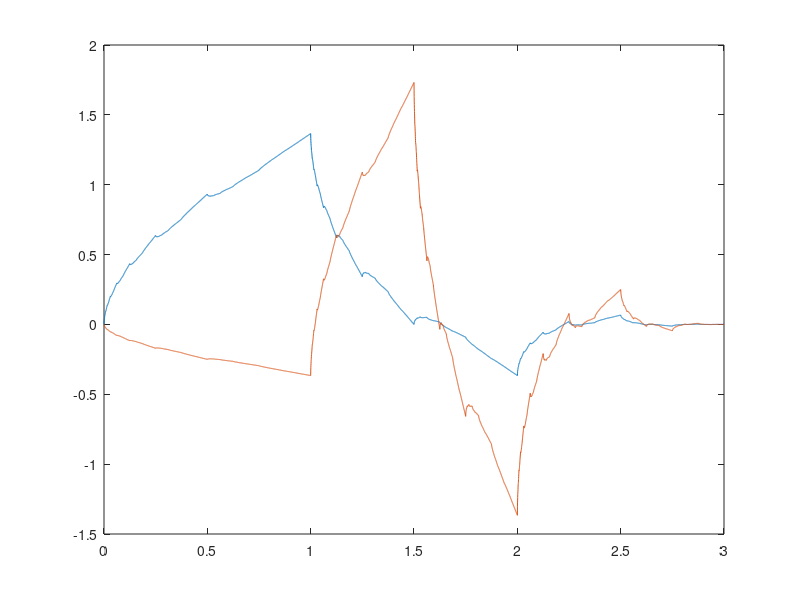

Recreate this plot in MATLAB.
%==============================================================================
% Daniel J. Greenhoe
% Experiments with odd polynomials R(1/2-y)
%
% References:
%    C. Sidney Burrus, Ramesh A. Gopinath, and Haitao Guo
%    Introduction to Wavelets and Wavelet Transforms; A Primer
%    Prentice Hall, 1998
%    ISBN 0-13-489600-9
%==============================================================================

%======================================
% Initialization
%======================================
clear;

%======================================
% Function Declarations
%======================================

%----------------------------------------------------------------------------
% \brief Inner product <x,y> of vectors x and y
% \params[in] x: vector
% \params[in] y: vector
% \returns Inner product <x,y>
%----------------------------------------------------------------------------
function inprodxy = inprod( x, y )
  if( rows(x) == 1 ) xx = x';
  else               xx = x ;
  end
  if( rows(y) == 1 ) yy = y';
  else               yy = y ;
  end
  inprodxy = xx' * yy;
endfunction

%----------------------------------------------------------------------------
% \brief Downsample x(n) by L
% \params[in] x: data sequence
% \params[in] L: Downsample factor
% \returns Downsampled sequence y
%----------------------------------------------------------------------------
function y = downSample( x, L )
  n = length(x);
  m = ceil(n/L);
  y = 0*x(1:m);
  for i=0:(m-1)
    y(i+1) = x(i*L+1);
  endfor
endfunction

%----------------------------------------------------------------------------
% \brief Upsample x(n) by L
% \params[in] x: data sequence
% \params[in] L: Upsample factor
% \returns Upsampled sequence y
%----------------------------------------------------------------------------
function y = upSample( x, L )
  n = length(x);
  m = n * L;
  y = zeros(1,m);
  for i=0:(n -1)
    y(i*L+1) = x(i+1);
  endfor
endfunction

%----------------------------------------------------------------------------
% \brief Dilation Operation D
% \details The dilation operator D on a function f(x) is defined as
%          D f(x) = sqrt(2) f(2x) .
%          The sqrt(2) factor makes D unitary.
% \params[in] x: data sequence
% \returns Dilated sequence y
%----------------------------------------------------------------------------
function y = Dilation(x)
  y = sqrt(2) * downSample(x, 2);
endfunction

%----------------------------------------------------------------------------
% \brief Translation Operation T^n
% \params[in] x: data sequence with <density> elements per <n>
% \returns  Translated sequence y
%----------------------------------------------------------------------------
function y = Translate(x, density, n)
  N = length(x);                       % N = length of x
  M = n * density;                     % M = shift distance
  y = 0 * x;                           % zero vector with same dimensions as x
  y( (M+1) : N ) = x( 1 : (N-M) );
endfunction

%----------------------------------------------------------------------------
% \brief Make a sequence h(n) satisfy the Admissibility Condition
% \details A sequence h(n) satisfies the Admissibility Condition
%          if the sum of the elements of h(n) equals sqrt(2)
% \params[in] h: sequence
% \returns Returns a sequence hh that satisfies the Admissibility Condition
%----------------------------------------------------------------------------
function hh = Admissibility(h)
  sumh = sum(h);
  hh = h;
  if( sumh==0 )
    printf("Admissibility(h) ERROR: sum(h)=0\n");
  else
    hh = (sqrt(2) / sumh ) * hh;
  end
endfunction

%----------------------------------------------------------------------------
% \brief Perform Dilation Equation operation
% \params[in]  x: data sequence
% \params[in]  h: scaling coefficients h(n)
% \returns Dilated sequence y
%----------------------------------------------------------------------------
function y = DilationEqu( x, h )
  span    = length(h)-1;               % support of y(x) = span of h(n)
  N       = length(x);                 % number of x elements
  density = N / span;                  % N per h element except last
  hu      = upSample(h, density);      % upsample h(n) to match phi(x) density
  xh      = conv(hu, x);               % phi_{k+1}(x) = SUM h(n) phi_k(2x-n)
  Dxh     = Dilation(xh);              % Dilation operation
  y       = Dxh(1:N);                  % truncate to length N
endfunction

%----------------------------------------------------------------------------
% \brief Estimate the integral of x
% \params[in]  x: data sequence
% \params[in]  density: number of elements per length 1 on x-axis
% \returns Estimated integral
%----------------------------------------------------------------------------
function INTx = Integrate( x, density )
  dx   = 1 / density;                  % width of Riemann integration bin
  INTx = sum( x ) * dx;                % estimated integral of phi(x)
endfunction

%----------------------------------------------------------------------------
% \brief Generate scaling function phi(x) from scaling coefficients h(n)
% \params[in]  h:          scaling coefficients h(n)
% \params[in]  iterations: number of iterations of Dilation Equation
% \params[in]  density:    number phi(x) samples per h(n) sample
% \returns     phi:        scaling function phi(x)
% \detailed   Cascade Algorithm: Strang and Nguyen (1996)
% reference: Burrus page 67
% reference: Rao
%----------------------------------------------------------------------------
function phi = gen_phi(h, iterations, density, verbose=1)
  h = Admissibility(h);                % Ensure h(n) satisfies Admiss. Cond.
  span =  length(h)-1;                 % support of phi(x) = span of h(n)
  N    = span * density;               % target length of psi(x)
  phi  = ones(1,density*span)/span;    % initial phi_0 is box with area=1
  for i = 0:(iterations-1)             % iterate Dilation Equation k times
    p0  = phi;                         % store phi
    phi = DilationEqu( phi, h );
    errorVect = phi - p0;
    cost = errorVect * errorVect';
  endfor
  if( verbose )
    Iphi   = Integrate( phi, density );% estimated integral of psi(x)
    sumSq  = sum(h)^2;
    minPhi = min(phi);
    maxPhi = max(phi);
    printf("phi = gen_phi( phi, h, iterations=%d, density=%d, verbose=1 )\n", iterations, density );
    printf("  * sum^2(h)      = %12.8f", sumSq  );  Test_eq( sumSq  , 2 );
    printf("  * min(phi)      = %12.8f", minPhi );  Test_lt( minPhi , 0 );
    printf("  * max(phi)      = %12.8f", maxPhi );  Test_gt( maxPhi , 0 );
    printf("  * INTphi        = %12.8f", Iphi   );  Test_eq( Iphi   , 1 );
    printf("  * cost          = %12.8f", cost   );  Test_eq( cost   , 0 );
    for n = 1:span
      Tn_phi   = Translate(phi, density, n);
      inprodxy = inprod( phi, Tn_phi );
      printf("  * <phi,T^%d phi> = %12.8f", n, inprodxy);
      Test_eq( inprodxy, 0, 1e-5 );
    endfor
  end
endfunction

%----------------------------------------------------------------------------
% \brief Generate wavelet function psi(x) from scaling function phi(x)
%        and wavelet filter coefficients g(n)
% \params[in] phi = scaling function phi(x)
% \params[in] g = wavelet filter coefficients g(n)
% \params[in] density = number phi(t) samples per g(n) sample
% \returns wavelet function psi(x)
% \cite Burrus page 15
%----------------------------------------------------------------------------
function psi = gen_psi(phi, g, density, verbose=1)
  span  = length(g)-1;                 % support of psi(x) = span of g(n)
  N     = span * density;              % target length of psi(x)
  psi   = DilationEqu( phi, g );       % psi(x) is a linear combination of phi(x)
  if( verbose )
    Ipsi   = Integrate( psi, density );% estimated integral of psi(x)
    sumSq  = sum(g)^2;
    minPsi = min(psi);
    maxPsi = max(psi);
    printf("psi = gen_psi( phi, g, density=%d, verbose=1 )\n", density );
    printf("  * sum^2(g)      = %12.8f", sumSq  );  Test_eq( sumSq , 0 );
    printf("  * min(psi)      = %12.8f", minPsi );  Test_lt( minPsi, 0 );
    printf("  * max(psi)      = %12.8f", maxPsi );  Test_gt( maxPsi, 0 );
    printf("  * INTpsi        = %12.8f", Ipsi   );  Test_eq( Ipsi  , 0 );
    for n = 0:span
      Tn_psi  = Translate(psi, density, n);
      inprodxy = inprod( phi, Tn_psi );
      printf("  * <phi,T^%d psi> = %12.8f", n, inprodxy);
      Test_eq( inprodxy, 0, 1e-5 );
    endfor
    for n = 1:span
      Tn_psi  = Translate(psi, density, n);
      inprodxy = inprod( psi, Tn_psi );
      printf("  * <psi,T^%d psi> = %12.8f", n, inprodxy);
      Test_eq( inprodxy, 0, 1e-4 );
    endfor
  end
endfunction

%----------------------------------------------------------------------------
% \brief Generate wavelet coefficients g(n) from scaling coefficients h(n)
% \params[in] h: scaling coefficients
% \returns Wavelet coefficients g
% \cite Mallat page 238
% \cite Burrus page  15
% \cite Burrus page  79
% \cite Greenhoe
%----------------------------------------------------------------------------
function g = h2g_coefs( h, verbose=1 )
  g = 0 * h;                           % make g a zero vector with same dimensions as h
  N = length(h);                       % N = number of wavelet coefficients
  g = h2hbar(h);                       % reverse scaling coefficient vector
  g(2:2:end) = -g(2:2:end);            % alternate signs of vector elements
  if( verbose )
    sumSq    = sum(g)^2;
    maxag    = max(abs(g));
    minag    = min(abs(g));
    maxah    = max(abs(h));
    minah    = min(abs(h));
    gbar     = h2hbar(g);
    gAltSgn  = g;
    gAltSgn(2:2:end) = -g(2:2:end);
    gCQF     = sum(gAltSgn)^2;        % Conjugate Quaduature Filter condition
    printf("g = h2g_coefs([h_0, h_1, ..., h_%d])\n", N-1 );
    printf("  * sum^2(g)      = %12.8f", sumSq );  Test_eq( sumSq  , 0 );
    printf("  * sum^2(gAltSgn)= %12.8f", gCQF  );  Test_eq( gCQF   , 2 );
    printf("  * max(|g|)      = %12.8f", maxag );  Test_eq( maxag  , maxah );
    printf("  * min(|g|)      = %12.8f", minag );  Test_eq( minag  , minah );
  end
endfunction

%----------------------------------------------------------------------------
%function: Generate filter coefficients from wavelet/scalar coefficients
%   _
%   h(n) = h(-n) with shift by N where N = length of h(n)
%   _
%   g(n) = g(-n) with shift by N
%----------------------------------------------------------------------------
function xbar = h2hbar(x)
  xbar = fliplr(x);
endfunction

%----------------------------------------------------------------------------
%                                               -z + 2 -1/z
% Convert polynomial in y to polynomial in y = -------------
%                                                    4
%                               /              \
%        |                     |  -z + 2 -1/z  |
%    P(y)|                  = P| ------------- |  = Q(z)Q(1/z)
%        |y=[(-z+2-1/z)/4]      \      4       /
%
% Input
% ------
%  P = [p_{n-1} ... p_2 p_1 p_0]
%    ==> P(y)=p_{n-1}y^{m-1}+...+p_2 y^2+p_1y+p_0
%
% Output
% ------
%  QQ = [q_{2n-2} ... q_2 q_1 q_0]
%
%                     q_{2n-2}z^{2n-2} +...+ q_2 z^2 + r_1 z + r_0
%     ==>  Q(z)Q(1/z)=---------------------------------------------
%                                       z^n
%
% Theory
% ------
% This conversion is useful when using polynomials in y = sin^2(w/2).
% Polynomials in sin^2(w/2) can be used to represent any even
% periodic funtion with period 2pi.
%   * sin^2(w/2) = (1/2)(1-cosw)
%
%                   1-cosw     1     e^{w}+e^{-w}     2 - z - 1/z   |
% y = sin^2(w/2) = -------- = --- - -------------- = -------------- |
%                      2       2          4                 4       |z=e^w
%
%----------------------------------------------------------------------------
function QQ = y2sin2(P)
  n=length(P);                         % number of terms in P(y). num 0s=n-1
  N=2*n-1;                             % number of terms in Q(z)Q(1/z)
  QQ= zeros(1,N);                      % init Q(z)Q(1/z) = 0+0z+...+0z^{N-1}
  q=1;                                 % init q(z)       = 1
  for k=0:n-1                          %
    QQ = [QQ,0](2:N+1);                % z[-z + 2 -1/z] = -z^2 + 2z - 1
    QQ = QQ + ...                      % Q(z)Q(1/z)
      P(n-k)*[zeros(1,N-2*k-1),q]/4^k; %   = SUM p1k_k*[(-z+2-z^-1)/4]^k
    q = conv(q,[-1 2 -1]);             % q(z) = q(z)[-z^2 + 2z - 1]
  endfor                               %
endfunction

%----------------------------------------------------------------------------
% Generate Daubechies class scaling coefficients
%  - Daubechies-p: minimum support (2p-1, R(y)=0) and minimum phase
%  - Symmlets-p:   minimum support (2p-1, R(y)=0) and quasi-linear phase
%  - Experimental: non-minimum support (>2p-1, R(y)!=0)
%
%  Input
%  ------
%  p = number of vanishing moments
%  R = [r_{m-1} ... r_2 r_1 r_0] ==> R(y)=r_{m-1}y^{m-1}+...+r_2 y^2+r_1y+r_0
%
%  Output
%  ------
%  n  = p + m
%
%  QQ = [q_{2n-1} ... q_1 q_0]
%
%                    q_{2n-1}z^{2n-1}+...+r_2 z^2+r_1z+r_0
%    ==>  Q(z)Q(1/z)=--------------------------------------
%                                  z^n
%
%  rQQ= [ r_1 r_2 ... r_{n-1}  r_n r_{n+1}...r_{n-2} ]
%        |<--roots inside -->|<--roots outside  --->|
%        |   unit circle     |   unit circle        |
%
%  A  = [a_p ... a_2 a_1 a_0]
%
%                       (z+1)^p
%    ==>  A(z) = sqrt(2)(---)   = a_pz^p + ... + a_2z^2 + a_1z + a_0
%                       ( 2 )
%
%  rA = [ r_1 r_2 ... r_p ] = roots of A(z)
%
%
%  Theory
%  ------
%  h(n) = scaling coefficients
%
%  H(z) = SUM h(n) z^{-n}
%          n
%       = A(z)Q(z)
%
%                (z+1)^p
%       = sqrt(2)(---)   Q(z)
%                ( 2 )
%
%  Finding Q(z) involves factoring a polynomial P(...):
%
%  P(y) = Pm(y) + y^p R(1/2-y)
%
%  In general, R is any polynomial that satisfies R(1/2-y)=-R(y-1/2)
%    (R is an odd polynomial about y=1/2)
%  For Daubechies-p wavelets and symmlets, R(y)=0
%    (giving Daubechies-p and symmlets minimum support)
%
%          p-1 ( p-1+k )
%  Pm(y) = SUM (       ) y^k
%          k=0 (   k   )
%
%  Q(z)Q(1/z) = P([2-z-1/z]/4)
%----------------------------------------------------------------------------
function [n,A,QQ,rA,rQQ] = gen_Dclass(p,R)
                                       % Compute A(z) = sqrt(2)[ (z+1)/2 ]^p
                                       % ------------------------------------
  A=1;                                 % A(z) = (z+1)^0 = 1
  for k=1:p                            %
    A=conv(A,[1 1]);                   % A(z) = (z+1)^k  k=1,2,3,...,p
  endfor                               %
  A = (sqrt(2)/2^p)*A;                 % A(z) = sqrt(2)[(z+1)/2]^p
  rA = sort(roots(A))';                % rA   = roots of A(z)

                                       % Pm(y)
                                       % ------------------------------------
  Pm = zeros(1,p);                     % init Pm(y) = 0y^{p-1}+...+0y^2+0y+0
  for k=0:p-1                          %
    Pm(p-k) = bincoeff(p-1+k,k);       % Pm(y) = SUM {p-1+k choose k} y^k
  endfor                               %

                                       % P( [2-z-1/z]/4 )
                                       % ------------------------------------
  m=length(R);                         %
  P=[zeros(1,m),Pm] + [R,zeros(1,p)];  % P(y) = Pm(y) + y^p R(y)
  while P(1)==0                        % remove leading zero coefficient terms
    n=length(P);                       %   n = number of terms in P(y)
    P=P(2:n);                          %   remove leading zero coefficient
  endwhile                             %
  n=length(P);                         % number of terms in P(y). num 0s=n-1
  QQ = y2sin2(P);                      % Q(z)Q(1/z) = P(y)|_y={(-z+2-1/z)/4}

                                       % Compute H(z)=A(z)Q(z)
                                       % ------------------------------------
  rQQ = sort(roots(QQ))';              % roots of Q(z)Q(1/z) (p-1 roots of Q(z), p-1 roots of Q(1/z))
  rQ  = rQQ(1:n-1);                    % roots of Q(z) (p-1 roots inside unit circle)
  Q   = poly(rQ);                      % convert roots into poly Q(z)
  Q   = sign(real(Q)).*abs(Q);         % eliminate any extraneous imag. components
  H   = conv(A,Q);                     % H(z) = A(z)Q(z)
  rH  = sort(roots(H))';               % roots of H(z)
  h   = Admissibility(H);              % Ensure h(n) satisfies Admiss. Cond.
endfunction

%----------------------------------------------------------------------------
%function: Generate Daubechies-p scaling coefficients
%
%  Input
%  ------
%  p:   number of vanishing moments
%
%  Output
%  ------
%  n  = p + m
%  h:   scaling coefficients
%  rQQ: roots of Q(z)Q(z^-1)
%                |   |_______ p-1 roots outside unit circle
%                |___________ p-1 roots inside  unit circle
%  rH:  roots of H(z)         p roots at z=-1 and p-1 roots of Q(z)
%
%
%  Theory
%  ------
%  h(n) = scaling coefficients
%
%  H(z) = SUM h(n) z^{-n}
%          n
%       = A(z)Q(z)
%
%                (z+1)^p
%       = sqrt(2)(---)   Q(z)
%                ( 2 )
%
%----------------------------------------------------------------------------
function [h,rQQ,rH] = gen_Dp(p, verbose=1 )
  R = [0];                             % for Daubechies-p, R(y)=0
  [n,A,QQ,rA,rQQ] = gen_Dclass(p,R);   %
  rQ  = rQQ(1:p-1);                    % roots of Q(z) (p-1 roots inside unit circle)
  Q   = poly(rQ);                      % convert roots into poly Q(z)
  Q   = sign(real(Q)).*abs(Q);         % eliminate any extraneous imag. components
  H   = conv(A,Q);                     % H(z) = A(z)Q(z)
  rH  = sort(roots(H))';               % roots of H(z)
  h   = Admissibility(H);              % Ensure h(n) satisfies Admiss. Cond.
  if( verbose )
    sumSq = sum(h)^2;
    maxh  = max(h);
    printf("[h,rQQ,rH] = gen_Dp(p=%d, verbose=1 )\n", p );
    printf("  * sum^2(h)      = %12.8f", sumSq );  Test_eq( sumSq , 2 );
    printf("  * max(h)        = %12.8f", maxh  );  Test_gt( maxh  , 0 );
  end
endfunction

%----------------------------------------------------------------------------
%function: Generate Symmlets-p scaling coefficients
%
%  Input
%  ------
%  p:   number of vanishing moments
%
%  Output
%  ------
%  h:   scaling coefficients
%  rQQ: roots of Q(z)Q(z^-1)
%                |   |_______ p-1 roots outside unit circle
%                |___________ p-1 roots inside  unit circle
%  rH:  roots of H(z)         p roots at z=-1 and p-1 roots of Q(z)
%
%----------------------------------------------------------------------------
function [h,rQQ,rH] = gen_Sp( p, verbose=1 )
                                       % Initialization
                                       % ---------------------
  N = 1024;                            % number of data points for linear measure
  R = [0];                             % for Symmlets-p, R(y)=0
  [n,A,QQ,rA,rQQ]=gen_Dclass(p,R);     %
  Nquads    = floor(p/2);              % number of zero quads
  Nsol      = 2^Nquads;                % number of possible solutions
  rQQ_mat    = zeros(p-1,Nsol);        % allocate matrix of roots for all solutions
  mse       = zeros(1,  Nsol);         % allocate mean square error of each solution
  sqMag     = zeros(1,  Nsol);         % allocate square magnitude of each solution

                                       % Main loop: generate all root selections
                                       % ---------------------------------------
  for n=0:Nsol-1                       % loop once for each possible solution
    t = conj(rQQ(1:2:p-1));            % extract one representative from each quad
    for m=0:Nquads-1                   % take conjugate recipricols of roots
      if( mod(floor(n/2^m),2) )        % if bit k of n is 1,
        t(m+1) = conj(1/t(m+1));       %   then take conjugate recipricol of root
      endif                            %
    endfor                             %

    rNew          = zeros(p-1,1);      % initialize new root column vector
    rNew(1:2:p-1) = t;                 % rNew=[r1 (real), r2, r2*, r3, r3*,...]'
    rNew(2:2:p-1) = conj(t(mod(p+1,2)+1:Nquads));
    rMat(:,n+1)   = rNew;              % store new root vector in root matrix

                                       % Linear phase measurements
                                       % ------------------------------
    h = real(poly(rNew));              % convert new roots into a poly in z
    [H,w] = freqz(h,[1],N);            % compute the frequency response
    phase = unwrap(angle(H));          % unwrapped phase of h
    [pCoefs,pVals]=polyfit(w,phase,1); % find the 1st order poly p(w) that best fits phase(w)
    mse(n+1) = (pVals.yf-phase)'*(pVals.yf-phase)/N;  % measure the error
    sqMag(n+1) = (rNew'*rNew);         % measure the magnitude and store
  endfor
                                       % Find best set of roots
                                       % --------------------------
  [err1,i1] = min(mse);                % find the 1st location of minimum error
  t=mse;                               % copy mse to temporary vector t
  t(i1) = max(t);                      % get 1st minimum out of the way to find 2nd
  [err2,i2] = min(t);                  % find the 2nd location of minimum error
  t= max(mse)*ones(1,Nsol);            % set t to all large values
  if( sqMag(i1)<sqMag(i2) )            % decide which min to use based on smaller magnitude
    iMinErr = i1;                      %   if the magnitude of first is smaller
  else                                 %
    iMinErr = i2;                      %   if the magnitude of the second is smaller
  endif                                %
  mmse = mse(iMinErr);                 % minimum mean square error
  rNew = rMat(:,iMinErr);              % extract min phase min magnitude vector

                                       % Compute H(z)=A(z)Q(z)
                                       % ------------------------------------
  rQQ = [rNew; conj(1./rNew)]';        % vector w/ both retained and discarded roots
  rQ  = rQQ(1:p-1);                    % roots of Q(z) (p-1 roots inside unit circle)
  Q   = poly(rQ);                      % convert roots into poly Q(z)
  Q   = sign(real(Q)).*abs(Q);         % eliminate any extraneous imag. components
  H   = conv(A,Q);                     % H(z) = A(z)Q(z)
  rH  = sort(roots(H))';               % roots of H(z)
  h   = Admissibility(H);              % Ensure h(n) satisfies Admiss. Cond.
  if( verbose )
    sumSq = sum(h)^2;
    maxh  = max(h);
    printf("[h,rQQ,rH] = gen_Sp(p=%d, verbose=1 )\n", p );
    printf("  * sum^2(h)      = %12.8f", sumSq );  Test_eq( sumSq , 2 );
    printf("  * max(h)        = %12.8f", maxh  );  Test_gt( maxh  , 0 );
  end
endfunction

%----------------------------------------------------------------------------
% Generate experimental coefficients with R(y)!=0
%
%  Input
%  ------
%  p:   number of vanishing moments
%  R = [r_{m-1} ... r_2 r_1 r_0] ==> R(y)=r_{m-1}y^{m-1}+...+r_2 y^2+r_1y+r_0
%
%  Output
%  ------
%  h:   scaling coefficients
%  rQQ: roots of Q(z)Q(z^-1)
%                |   |_______ p-1 roots outside unit circle
%                |___________ p-1 roots inside  unit circle
%  rH:  roots of H(z)         p roots at z=-1 and p-1 roots of Q(z)
%
%
%  Theory
%  ------
%  h(n) = scaling coefficients
%
%  H(z) = SUM h(n) z^{-n}
%          n
%       = A(z)Q(z)
%
%                (z+1)^p
%       = sqrt(2)(---)   Q(z)
%                ( 2 )
%
%----------------------------------------------------------------------------
function [n,h,rQQ,rH] = gen_Rp(p,R)
  [n,A,QQ,rA,rQQ] = gen_Dclass(p,R);   %
  rQ  = rQQ(1:n-1);                    % roots of Q(z) (n-1 roots inside unit circle)
  Q   = poly(rQ);                      % convert roots into poly Q(z)
  Q   = sign(real(Q)).*abs(Q);         % eliminate any extraneous imag. components
  H   = conv(A,Q);                     % H(z) = A(z)Q(z)
  rH  = sort(roots(H))';               % roots of H(z)
  h   = Admissibility(H);              % Ensure h(n) satisfies Admiss. Cond.
endfunction

#----------------------------------------------------------------------------
#function: Generate scaling coefficients h(n) from length-4 parameter alpha
#          Pollen wavelets
#  references:
#    http://www2.isye.gatech.edu/~brani/datasoft/DL.pdf  page 2
#    Burrus page  66
#----------------------------------------------------------------------------
function h = gen_pollen4(alpha)
  h =  (sqrt(2)/4) * [...
       1 + cos(alpha) - sin(alpha) ;
       1 + cos(alpha) + sin(alpha) ;
       1 - cos(alpha) + sin(alpha) ;
       1 - cos(alpha) - sin(alpha) ;
      ];
%  h =  (sqrt(2)/4) * [\  Burrus ?
%       1 - cos(alpha) + sin(alpha) ;
%       1 + cos(alpha) + sin(alpha) ;
%       1 + cos(alpha) - sin(alpha) ;
%       1 - cos(alpha) - sin(alpha) ;
%      ];
endfunction

%-----------------------------------
% Write data to file
%-----------------------------------
function data2file(h,g,rR,rH,filename,comment)
  data  = fopen(filename,"w");
  fprintf(data,'%%========================================================================\n');
  fprintf(data,'%% Daniel J. Greenhoe \n');
  fprintf(data,'%% file: %s \n',filename);
  fprintf(data,'%% %s \n',comment);
  fprintf(data,'%% %s \n',strftime('%Y %B %d %A %r (%Z)',localtime(time)));
  fprintf(data,'%%========================================================================\n\n');

  p=length(h)/2;
  fprintf(data ,'scaling coefficients\n' );
  fprintf(data ,'-------------------------\n' );
  for n=1:length(h)
    fprintf(data ,'h_{%02d} = %13.10f  \n',n-1,h(n) );
  endfor

  fprintf(data ,'\n' );
  fprintf(data ,'wavelet coefficients\n');
  fprintf(data ,'-------------------------\n' );
  for n=1:length(g)
    fprintf(data ,'g_{%02d} = %13.10f  \n',n-1,g(n) );
  endfor

  fprintf(data ,'\n' );
  fprintf(data ,'roots of Q(z)\n' );
  fprintf(data ,'-------------------------\n' );
  for n=1:p-1
    fprintf(data ,'r_{%02d} = %13.10f  %13.10fi \n',n-1, real(rR(n)), imag(rR(n)) );
  endfor

  fprintf(data ,'\n' );
  fprintf(data ,'roots of Q(z^-1)\n' );
  fprintf(data ,'-------------------------\n');
  for n=p:length(rR)
    fprintf(data ,'r_{%02d} = %13.10f  %13.10fi \n',n-1, real(rR(n)), imag(rR(n)) );
  endfor

  fprintf(data ,'\n');
  fprintf(data ,'roots of H(z)\n');
  fprintf(data ,'-------------------------\n');
  for n=1:length(rH)
    fprintf(data ,'r_{%02d} = %13.10f  %13.10fi \n',n-1, real(rH(n)), imag(rH(n)) );
    if(n==p-1) fprintf(data,'\n'); endif
  endfor

  fprintf(data ,'\n' );
  fprintf(data ,'LaTeX drawing commands   \n');
  fprintf(data ,'-------------------------\n');
  for n=1:p-1
    fprintf(data ,'  \\put( %15.10f, %15.10f ) {\\circle {15}} \n',real(rR(n))*100, imag(rR(n))*100 );
  endfor
  fprintf(data,"\n");
  for n=p:length(rR)
    fprintf(data ,'  \\put( %15.10f, %15.10f ) {\\circle*{15}} \n',real(rR(n))*100, imag(rR(n))*100 );
  endfor

  fflush(data);
  fclose(data);
  printf('output file name = \"%s\" \n',filename);
endfunction

%----------------------------------------------------------------------------
% Write data to plot file
% <filename> can be used by the command '\fileplot' in a TeX environment
% to generate a plot of (x,y).
% The command '\fileplot' is available in the PSTricks package of TeX.
% Reference: http://www.ctan.org/pkg/pstricks
%----------------------------------------------------------------------------
function data2plotfile(x,y,filename,comment)
  data  = fopen(filename,'w');
  fprintf(data,'%%========================================================================\n');
  fprintf(data,'%% Daniel J. Greenhoe \n');
  fprintf(data,'%% file: %s \n',filename);
  fprintf(data,'%% number of data points = %d\n',length(x));
  fprintf(data,'%% %s \n',comment);
  fprintf(data,'%% %s \n',strftime('%Y %B %d %A %r (%Z)',localtime(time)));
  fprintf(data,'%% The command \\fileplot{%s} may be used in a LaTeX environment for plotting data.\n',filename);
  fprintf(data,'%% \\fileplot is available in the LaTeX PSTricks package.\n');
  fprintf(data,'%% Reference: http://www.ctan.org/pkg/pstricks\n');
  fprintf(data,'%%========================================================================\n');

  fprintf(data ,'[\n');
  for n=1:length(x)
    fprintf(data ,'(%13.10f,%13.10f)\n',x(n),y(n));
  endfor
  fprintf(data,']\n');
  fprintf(data,'%%---end of file---' );
  fflush(data);
  fclose(data);
  printf("data written to \'%s\' \n",filename);
endfunction

%----------------------------------------------------------------------------
% Demonstration of Daubechies-p wavelets
%  iterations: number of iterations to use to generate phi(t) (e.g. 16)
%  N:          data size (e.g. 1024)
%----------------------------------------------------------------------------
function demo_Dp(p,N,iterations)
                                       % calculate coefficient sequences
                                       % ------------------------
  [h,rQQ,rH] = gen_Dp(p);              % Daubechies-p
  g   = h2g_coefs(h);                  % generate wavelet coefficients g(n)
  d   = round(N/length(h));            % density=round(samples/unit(1))
  phi = gen_phi(h,  iterations,d);     % generate phi(x) from h(n)
  psi = gen_psi(phi,g,d);              % generate psi(x) from g(n)
  M   = length(phi);

                                       % Generate output data files
                                       % ------------------------
  x = [0:length(phi)-1]*(length(h)-1)/(length(phi)-1);
  data2file(h,g,rQQ,rH,sprintf('d%d.dat',p),    sprintf('data for Daubechies-%d wavelets',p) );
  data2plotfile(x,phi,sprintf('d%d_phi.dat',p),sprintf('plot file for Daubechies-%d scaling function',p));
  data2plotfile(x,psi,sprintf('d%d_psi.dat',p),sprintf('plot file for Daubechies-%d wavelet function',p));
  plot(x,phi,x,psi);

endfunction

%----------------------------------------------------------------------------
% Demonstration of Symmlet-p wavelets
%  iterations: number of iterations to use to generate phi(t) (e.g. 16)
%  N:          data size (e.g. 1024)
%----------------------------------------------------------------------------
function demo_Symmlet_p( p, N, iterations, dataDump=0 )
  [h,rQQ,rH] = gen_Sp(p);              % Symmlet-p
  g       = h2g_coefs(h);              % generate wavelet coefficients g(n)
  span    = length(h) - 1;             % span of phi(x) and psi(x) = span(h)
  density = round( N / span );         % density=round(samples/unit(1))
  phi     = gen_phi(h, iterations, density); % generate phi(x) from h(n)
  psi     = gen_psi(phi,g,density);    % generate psi(x) from g(n)
  M       = length(phi);
  xAxis   = [0:M-1] * span/(M-1);      % x-axis vector from 0 to span
  if( dataDump )
    data2file(h,g,rQQ,rH, sprintf("s%d.dat",p),    sprintf("Symmlet-%d data file",p));
    data2plotfile(xAxis, phi,  sprintf('s%d_phi.dat',p),sprintf('plot file for Symmlet-%d scaling function',p));
    data2plotfile(xAxis, psi,  sprintf('s%d_psi.dat',p),sprintf('plot file for Symmlet-%d wavelet function',p));
  end
  plot(xAxis, phi, xAxis, psi );
endfunction

%----------------------------------------------------------------------------
% Demonstration of Daubechies-p class wavelet with R(y)!=0
%  iterations: number of iterations to use to generate phi(t) (e.g. 16)
%  N:          data size (e.g. 1024)
%----------------------------------------------------------------------------
function demo_Ry_p(p,N,iterations)
                                       % R(y)
                                       % ------------------------
  R=[  3 0 5 0 7 0 3 0 1 0];                        % R(y)
  ptitle=sprintf("p=%d      R(y)=3y^9 + 5y^7 + 7y^5 + 3y^3 + y      Daniel J. Greenhoe",p);% title

                                       % Generate scaling coefficients {h_n}
                                       % ------------------------
  [n,h,rQQ,rH]= gen_Rp(p,R);           % Ry(p)
  g   = h2g_coefs(h);                  % generate wavelet coefficients g(n)
  d   = round(N/length(h));            % density=round(samples/unit(1))
  phi = gen_phi(h,  iterations,d);     % generate phi(x) from h(n)
  psi = gen_psi(phi,g,d);              % generate psi(x) from g(n)

                                       % Generate output
                                       % -------------------------
  data2file(h,g,rQQ,rH, sprintf("R%d.dat",p), sprintf("R(y)-%d data file",p) );   pause(delay_sec);
endfunction

%----------------------------------------------------------------------------
% Demonstration of Pollen length 4 wavelets
%  iterations: number of iterations to use to generate phi(t) (e.g. 16)
%  N:          data size (e.g. 1024)
%  alpha:      parameter alpha
%  p4_phi.dat and p4_psi.dat can be used with LaTeX's \plotfile command.
%  \pltfile is available in the pstricks package
%   Reference: http://www.ctan.org/pkg/pstricks
%----------------------------------------------------------------------------
function demo_pollen4a(alpha,N,iterations)
                                       % calculate coefficient sequences
                                       % ------------------------
  h   = gen_pollen4(alpha);            % Pollen length-4
  g   = h2g_coefs(h);                  % generate wavelet coefficients g(n)
  d   = round(N/length(h));            % density=round(samples/unit(1))
  phi = gen_phi(h,  iterations,d);     % generate phi(x) from h(n)
  psi = gen_psi(phi,g,d);              % generate psi(x) from g(n)
  M   = length(phi);

                                       % Generate output data files
                                       % ------------------------
  x = [0:length(phi)-1]*(length(h)-1)/(length(phi)-1);
  %data2file(h,g,rQQ,rH,'p4.dat',   sprintf('data for Pollen-4 alpha=%13.10f wavelets',alpha));
  data2plotfile(x,phi,'p4_phi.dat',sprintf('plot file for Pollen-4 alpha=%13.10f scaling function',alpha));
  data2plotfile(x,psi,'p4_psi.dat',sprintf('plot file for Pollen-4 alpha=%13.10f wavelet function',alpha));
  plot(x,phi,x,psi);

endfunction

%----------------------------------------------------------------------------
% Demonstration of Pollen length 4 wavelets
%  iterations: number of iterations to use to generate phi(t) (e.g. 16)
%  N:          data size (e.g. 1024)
%  nalpha:     number of alpha values
%  a:          starting alpha value
%  b:          ending alpha value
%  p4_phi.dat and p4_psi.dat can be used with GNU Plot's 'splot' function
%  Reference: http://www.gnuplot.info
%----------------------------------------------------------------------------
function demo_pollen4(a,b,nalpha,N,iterations)
  filename1='p4_psi.dat';
  filename2='p4_phi.dat';
  data1  = fopen(filename1,'w');
  data2  = fopen(filename2,'w');
  fprintf(data1,'#========================================================================\n');
  fprintf(data1,'# Daniel J. Greenhoe \n');
  fprintf(data1,'# file: %s \n',filename1);
  fprintf(data1,'# %s \n',strftime('%Y %B %d %A %r (%Z)',localtime(time)));
  fprintf(data1,'# The command splot{%s} may be used in a GNU Plot environment for plotting data.\n',filename1);
  fprintf(data1,'# Reference: http://www.gnuplot.info\n');
  fprintf(data1,'#========================================================================\n');

  fprintf(data2,'#========================================================================\n');
  fprintf(data2,'# Daniel J. Greenhoe \n');
  fprintf(data2,'# file: %s \n',filename2);
  fprintf(data2,'# %s \n',strftime('%Y %B %d %A %r (%Z)',localtime(time)));
  fprintf(data2,'# The command splot{%s} may be used in a GNU Plot environment for plotting data.\n',filename2);
  fprintf(data2,'# Reference: http://www.gnuplot.info\n');
  fprintf(data2,'#========================================================================\n');

  for i = 0:nalpha-1
                                       % calculate coefficient sequences
                                       % ------------------------
    alpha = a + i/(nalpha-1)*(b-a)     % calculate alpha
    h   = gen_pollen4(alpha);          % Pollen length-4
    g   = h2g_coefs(h);                % generate wavelet coefficients g(n)
    d   = round(N/length(h));          % density=round(samples/unit(1))
    phi = gen_phi(h,  iterations,d);   % generate phi(x) from h(n)
    psi = gen_psi(phi,g,d);            % generate psi(x) from g(n)
    M   = length(phi);

                                       % Generate output data files
                                       % ------------------------
    x = [0:length(phi)-1]*(length(h)-1)/(length(phi)-1);
    y1 = psi;
    y2 = phi;

    for n=1:length(x)
      fprintf(data1 ,'%13.10f  %13.10f  %13.10f\n',alpha,x(n),y1(n));
    endfor
    for n=1:length(x)
      fprintf(data2 ,'%13.10f  %13.10f  %13.10f\n',alpha,x(n),y2(n));
    endfor
    fprintf(data1 ,'\n');
    fprintf(data2 ,'\n');

  endfor
  fprintf(data1,'##---end of file---' );
  fprintf(data2,'##---end of file---' );
  fflush(data1);
  fflush(data2);
  fclose(data1);
  fclose(data2);
  printf("data written to \'%s\' \n",filename1);
  printf("data written to \'%s\' \n",filename2);

endfunction

%----------------------------------------------------------------------------
% Demonstration of Symmlet-p wavelets
%  iterations: number of iterations to use to generate phi(t) (e.g. 16)
%  N:          data size (e.g. 1024)
%----------------------------------------------------------------------------
function demo_h( h, N, iterations, dataDump=0 )
  h       = Admissibility(h);          % Ensure h(n) satisfies Admiss. Cond.
  g       = h2g_coefs(h);              % generate wavelet coefficients g(n)
  span    = length(h) - 1;             % span of phi(x) and psi(x) = span(h)
  density = round( N / span );         % density=round(samples/unit(1))
  phi     = gen_phi(h, iterations, density); % generate phi(x) from h(n)
  psi     = gen_psi(phi,g,density);    % generate psi(x) from g(n)
  M       = length(phi);
  xAxis   = [0:M-1] * span/(M-1);      % x-axis vector from 0 to span
  if( dataDump )
    %data2file(h, g, rQQ, rH,   sprintf("arbitrary_coef%d.dat",span),    sprintf("Arbitrary %d coefficient data file", span));
    data2plotfile(xAxis, phi,  sprintf('arbitrary_coef%d_phi.dat',span+1),sprintf("Arbitrary %d coefficient scaling function", span+1));
    data2plotfile(xAxis, psi,  sprintf('arbitrary_coef%d_psi.dat',span+1),sprintf("Arbitrary %d coefficient wavelet function", span+1));
  end
  plot(xAxis, phi, xAxis, psi );
endfunction

%======================================
% Test Utilities
%======================================
%----------------------------------------------------------------------------
% \brief Test if x less than y
% \returns 1 if TRUE, 0 otherwise
%----------------------------------------------------------------------------
function result = Test_lt( x, y, verbose=1 )
  if( x < y ) result = 1;
  else        result = 0;
  end
  if( verbose )
    if( result == 1 ) printf("  ok\n");
    else              printf("  FAIL!!!  %.10f not< %.10f\n", x, y);
    end
  end
endfunction

%----------------------------------------------------------------------------
% \brief Test if x greater than y
% \returns 1 if TRUE, 0 otherwise
%----------------------------------------------------------------------------
function result = Test_gt( x, y, verbose=1 )
  result = Test_lt( y, x, verbose );
endfunction

%----------------------------------------------------------------------------
% \brief Test if x almost equals y
% \returns 1 if TRUE, 0 otherwise
%----------------------------------------------------------------------------
function result = Test_eq( x, y, margin=1e-9, verbose=1 )
  result = Test_lt( abs(x-y), margin, 0 );
  if( verbose )
    if( result == 1 ) printf("  ok\n");
    else              printf("  FAIL!!!  %.10f != %.10f\n", x, y);
    end
  end
endfunction

%----------------------------------------------------------------------------
% \brief Test if x is close to 0
% \returns 1 if TRUE, 0 otherwise
%----------------------------------------------------------------------------
function result = Test_zero( x, margin=1e-9, verbose=1 )
  result = Test_lt( abs(x), margin, verbose );
endfunction

%======================================
% Main
%======================================
                                       % parameters
                                       %-------------------------------------
N = 8*1024;                            % number of data points
iterations = 100;                      % number of iterations

                                       % demos
                                       %-------------------------------------
%for p=1:12
%  demo_Dp(p,N,iterations);
%endfor
%demo_Dp(16,N,iterations);

%demo_Symmlet_p( 4,N,iterations);
%demo_Symmlet_p( 8,N,iterations);
%demo_Symmlet_p(12,N,iterations);
%demo_Symmlet_p(16,N,iterations);
%demo_Ry_p(3);
%demo_pollen4a(pi/6,16,iterations)%
%demo_pollen4a(pi/4,16,iterations)%
%demo_pollen4a(pi/2,16,iterations)%
%demo_pollen4a(pi,16,iterations)%
%demo_pollen4(0,pi,256,256,iterations)%
%demo_pollen4(0,pi,32,32,iterations)%
%function demo_pollen4(a,b,nalpha,N,iterations)

%h = [1 3 3 1]%
%phi = gen_phi(h,3,4)
%plot(phi)
%======================================
% End Processing
%======================================
%p=4
%  [h,rQQ,rH] = gen_Dp(p);              % Daubechies-p
%  [h,rQQ,rH] = gen_Sp(p);              % Symmlets-p
%  g   = h2g_coefs(h);                  % generate wavelet coefficients g(n)
%h = [1,2,3,4,5,6,7,8]
h = [1, 1, 2, 3, 5, 8]
h = [1, 1, 2, 3, 2, 1, 1]
h = [1, 2, 3, 2, 1]
h = [1, 1, 2, 3, 3, 2, 1, 1]
%h = [1, 2, 3, 1, 2, 3]
%h = [1, 3,2]
%h = [1, 3/2, 1/2]
%h = conv([1,1], [1,1/2])
%h = conv([1,1], [1,-1/2+i/2])
%h = conv(h, [1,-1/2-i/2])
h = conv([1,1], [1,2])
h = conv([1,1], [1,1/128])
h = [1, 1, 0 , 0, 0]
h = conv([1,1], [1,128])
h = [1, 2, 2, 1]
h = [1, 1, 1, 1]
h = [1, 1, 1, 1, 1, 1]
h = [1, 1, 1, 1, 1]
h = [1, -1,1]
h = conv(conv([1,1], [1,-0.5+i*sqrt(3)/2]),[1,-0.5-i*sqrt(3)/2])
h = [1, 0,0,1]
h=conv(conv([1,0.08],[1,1]),[1,0.08])
h=hamming(10)
h=hamming(6)
h=hamming(4)
h = 0.25*[1+sqrt(3), 3+sqrt(3), 3-sqrt(3), 1-sqrt(3)]
%       -     -     -
demo_h(h, N, iterations, datadump=1);
%h = h / sum(h) * sqrt(2)
%g   = h2g_coefs(h);                  % generate wavelet coefficients g(n)
%  d   = round(N/length(h));            % density=round(samples/unit(1))
%  phi = gen_phi(h,  iterations,d);     % generate phi(x) from h(n)
%%plot(phi)
%  psi = gen_psi(phi,g,d);              % generate psi(x) from g(n)
%plot(psi)
%  M   = length(phi);
%  x = [1:100];
%  y = Translate(x, 10, 1);
